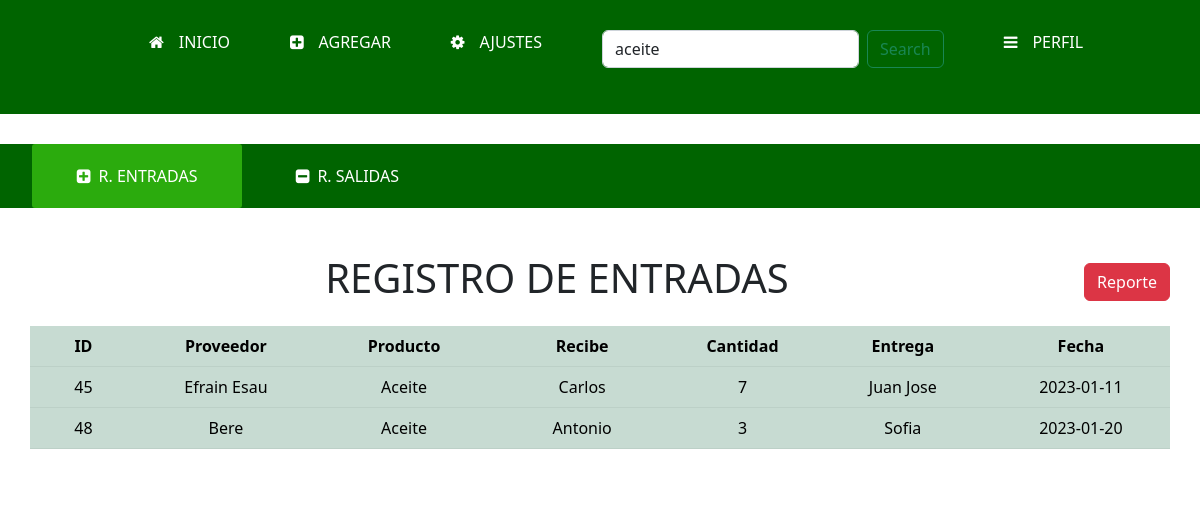
The app's page /registros/buscar_usuario.php?busqueda=Aceite with its own data.
### tables this page shows
CREATE TABLE `entrada` (
  `id_entrada` int(11) NOT NULL,
  `fecha` date NOT NULL,
  `entrega` varchar(45) NOT NULL,
  `recibe` varchar(45) NOT NULL,
  `cantidad` varchar(45) NOT NULL,
  `id_proveedor` int(11) NOT NULL,
  `producto` varchar(50) NOT NULL
);

CREATE TABLE `proveedor` (
  `id_proveedor` int(11) NOT NULL,
  `nombre` varchar(45) NOT NULL,
  `telefono` varchar(20) NOT NULL,
  `direccion` varchar(45) NOT NULL,
  `fecha` varchar(15) NOT NULL
);

### registros/buscar_usuario.php (the view, shortened to what this page needs)
<!DOCTYPE html>
<?php
include("conexion.php");
?>
<html lang="en">
<head>
    <link rel="stylesheet" href="estilos3.css">
    <link rel="stylesheet" href="estilos.css">
    <link rel="stylesheet" href="https://cdnjs.cloudflare.com/ajax/libs/font-awesome/4.4.0/css/font-awesome.css">
    <link rel="stylesheet" href="font-awesome.css">
    <link href="https://cdn.jsdelivr.net/npm/bootstrap@5.2.0-beta1/dist/css/bootstrap.min.css" rel="stylesheet"
>
</head>
<body>
    <div class="menu-cebag">
        <?php
        $busqueda = strtolower($_REQUEST['busqueda']);
        $consutlaEntrada = "SELECT `entrada`.`id_entrada`,`entrada`.`producto`, `entrada`.`recibe`,`entrada`.`cantidad`,`entrada`.`entrega`,`entrada`.`fecha`, `proveedor`.`nombre` FROM `entrada` LEFT JOIN `proveedor` ON `entrada`.`id_proveedor` = `proveedor`.`id_proveedor` WHERE `entrada`.`producto` LIKE '%$busqueda%'";
        $resultado = mysqli_query($mysqli, $consutlaEntrada);
        ?>
        <ul>
            <li><a href="../Almacen/Almacen.php"><i class="fa fa-home"></i>INICIO</a></li>
            <li><a href="../agregar/Agregar.php"><i class="fa fa-plus-square"></i>AGREGAR</a>
            </li>
            <li><a href="#"><i class="fa fa-cog"></i>AJUSTES</a>
            </li>
            <li>
                <div class="">
                    <form action="buscar_usuario.php" method="GET" class="d-flex" role="search">
                        <input class="form-control me-2" type="text" name="busqueda" value="<?php echo $busqueda ?>"
                            id="busqueda" placeholder="Search" aria-label="Search">
                        <button class="btn btn-outline-success" type="submit">Search</button>
                    </form>
                </div>
            </li>
            <li><a href="#"><i class="fa fa-bars"></i>PERFIL</a>
            </li>
        </ul>
    </div>
    <div class="wrap">
        <ul class="tabs">
            <li><a href="#tab2"><span class="fa fa-plus-square"></span><span class="tab-text">R. ENTRADAS</span></a>
            </li>
            <li><a href="#tab3"><span class="fa fa-minus-square"></span><span class="tab-text">R. SALIDAS</span></a>
            </li>
        </ul>
        <div class="secciones">
            <center>
                <article id="tab2">
                    <div class="d-flex justify-content-between mb-3">
                        <h1 class="flex-grow-1">REGISTRO DE ENTRADAS</h1>
                        <a class="btn btn-danger align-self-center" href="">Reporte</a>
                    </div>
                    <p>
                    <p>
                    <table border="0" cellpadding="0" cellspacing="0" class="table table-success table-striped">
                        <tr class="text-center">
                            <th width="6%">ID</th>
                            <th width="10%">Proveedor</th>
                            <th width="10%">Producto</th>
                            <th width="10%">Recibe</th>
                            <th width="8%">Cantidad</th>
                            <th width="10%">Entrega</th>
                            <th width="10%"> Fecha</th>
                        </tr>
                        <tbody>
                            <?php
                            while ($row = mysqli_fetch_array($resultado)) {; ?>
                            <tr class="text-center">
                                <td><?php echo $row['id_entrada']; ?></td>
                                <td><?php echo $row['nombre']; ?></td>
                                <td><?php echo $row['producto']; ?></td>
                                <td><?php echo $row['recibe']; ?></td>
                                <td><?php echo $row['cantidad']; ?></td>
                                <td><?php echo $row['entrega']; ?></td>
                                <td><?php echo $row['fecha']; ?></td>
                            </tr>
                        </tbody>
                        <?php } ?>
                    </table>
                </article>
            </center>
        </div>
    </div>
</body>
</html>

### registros/estilos3.css (style rules this page uses)
* { margin: 0; padding: 0; -webkit-box-sizing: border-box; -moz-box-sizing: border-box; box-sizing: border-box; }
body { background: #d4d4d4; font-family: "Open sans"; }
.wrap { width: 1200px; max-width: 100%; margin: 30px auto; }
ul.tabs { width: 100%; background: rgb(0, 100, 0); list-style: none; display: flex; }
ul.tabs li { width: 18%; }
ul.tabs li a { color: #fff; text-decoration: none; font-size: 16px; text-align: center; display: block; padding: 20px 0px; }
.active { background: rgb(0, 190, 0); }
ul.tabs li a .tab-text { margin-left: 8px; }
.secciones { width: 100%; background: #fff; }
.secciones article { padding: 30px; }
.secciones article p { text-align: justify; }

### registros/estilos.css (style rules this page uses)
* { padding: 0; margin: 0; box-sizing: border-box; }
body { background-image: url(fondo.jpg); background-size: cover; background-position: center; font-family: sans-serif; }
.menu-cebag { background: rgb(0, 100, 0); text-align: center; }
.menu-cebag ul { display: inline-flex; list-style: none; color: #fff; }
.menu-cebag ul li { white-space: 120px; margin: 15px; padding: 15px; }
.menu-cebag ul li a { text-decoration: none; color: #fff; }
.active, .menu-cebag ul li:hover { background: #2bab0d; border-radius: 3px; }
.menu-cebag .fa { margin-right: 15px; }
.active, #botones1 ul li a:hover { background: #2bab0d; border-radius: -10px; }

### records on screen
entrada: id_entrada "45", id_proveedor.nombre "Efrain Esau", producto "Aceite", recibe "Carlos", cantidad "7", entrega "Juan Jose", fecha "2023-01-11"
entrada: id_entrada "48", id_proveedor.nombre "Bere", producto "Aceite", recibe "Antonio", cantidad "3", entrega "Sofia", fecha "2023-01-20"
